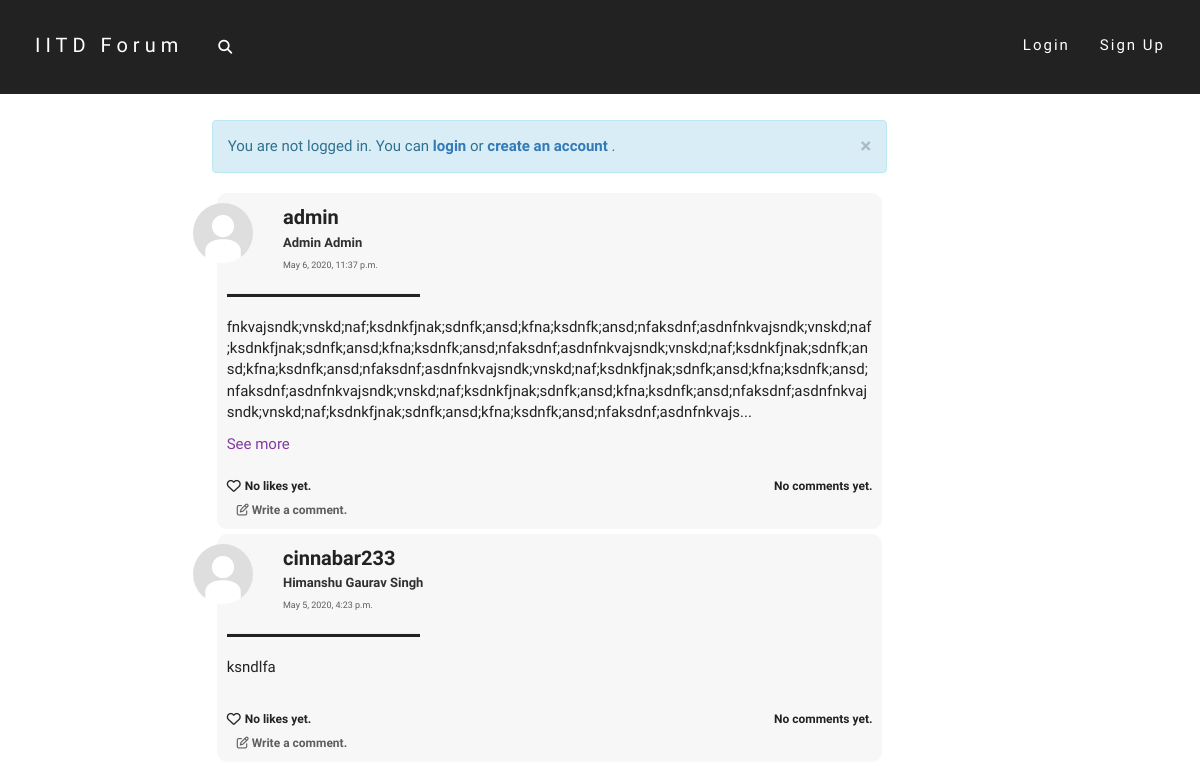
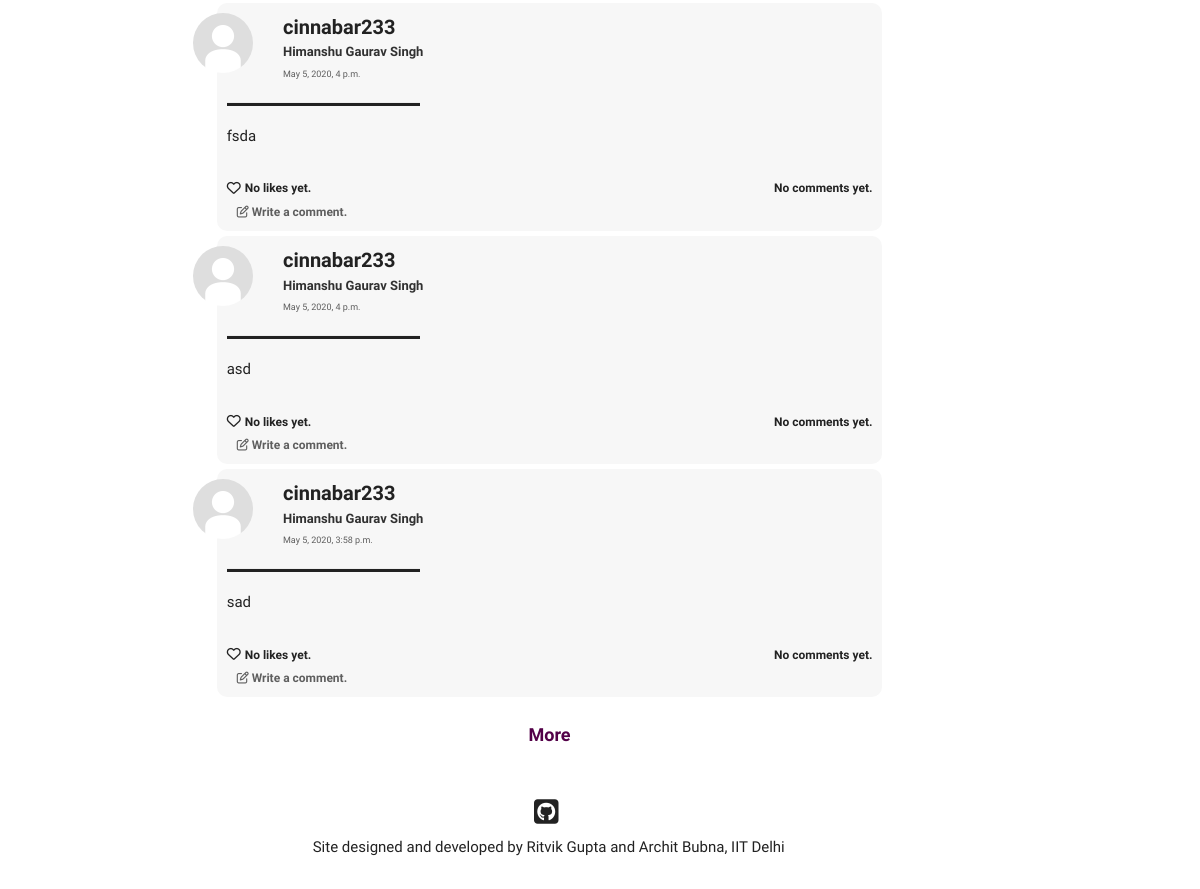
Page /home/ on the earlier database version (2 pictures, top to bottom).
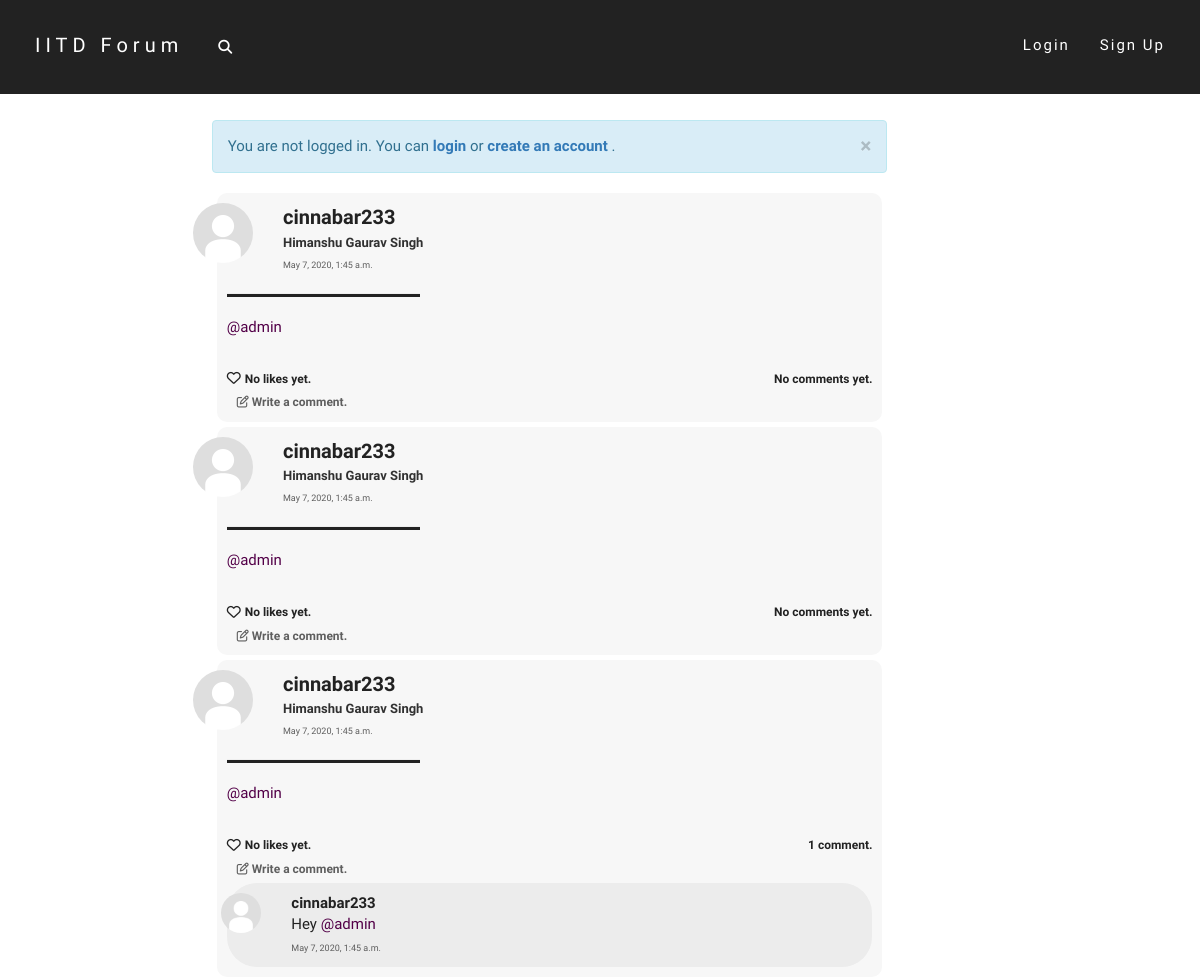
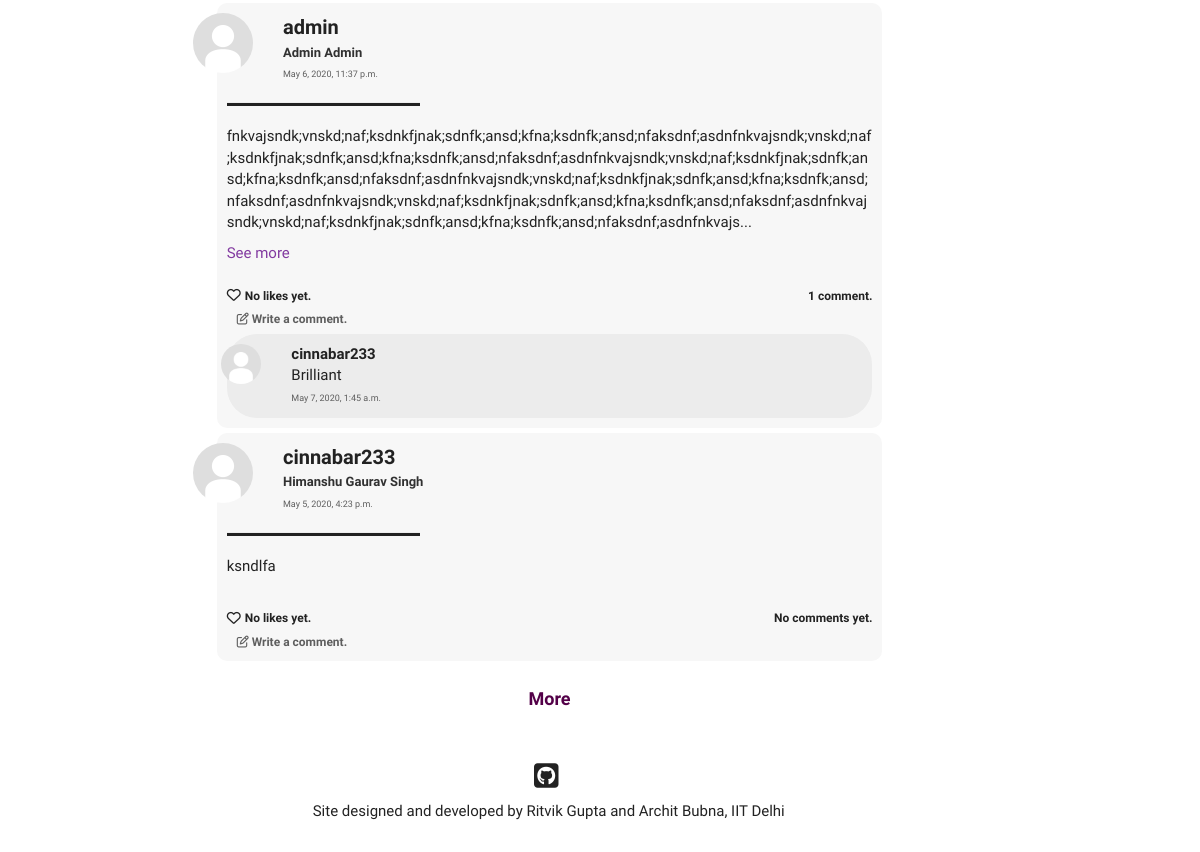
Same page on the later database version (2 pictures, top to bottom).
### post/models.py (models this page shows, shortened)
class Post(models.Model):
    text = models.TextField(max_length = 5000)
    author = models.ForeignKey(User, on_delete = models.CASCADE)
    pub_date = models.DateTimeField(default = timezone.now())

class Comment(models.Model):
    parent_post = models.ForeignKey(Post, on_delete = models.CASCADE)
    text = models.CharField(max_length = 500)
    author = models.ForeignKey(User, on_delete = models.CASCADE)
    pub_date = models.DateTimeField(default = timezone.now())

### users/models.py (models this page shows, shortened)
class Profile(models.Model):
    parent_user = models.OneToOneField(User, on_delete=models.CASCADE)
    date_of_birth = models.DateField()
    first_name = models.CharField(max_length=50)
    last_name = models.CharField(max_length=50)
    dept = models.CharField(max_length=100, default="None")
    hostel = models.CharField(max_length=100, default="None")
    image = models.ImageField(default='default.jpg',upload_to='profile-pics')
    bio = models.TextField(default='', max_length=200)
    def full_name(self):
        return self.first_name + ' ' + self.last_name

### post/views.py (the view)
# urls.py: 2. Add a URL to urlpatterns:  path('', views.home, name='home')
def home(request):
    posts = Post.objects.all().order_by('-pub_date')
    page = request.GET.get('page', 1)
    paginator = Paginator(posts, 5)
    try:
        posts_list = paginator.page(page)
    except PageNotAnInteger:
        posts_list = paginator.page(1)
    except EmptyPage:
        posts_list = paginator.page(paginator.num_pages)
    return render(request,'post/home.html',{'posts':posts_list, 'title':'Home'})

### post/templates/post/home.html (shortened to what this page needs)
{% extends "post/base.html" %}
{% load post_filters %}
{% block content %}
    <div class="infinite-container">
    {% for post in posts %}
    <div class="infinite-item">
        <div class="home-post-div" id="post-{{ post.id }}-div">
            <div class="row">
                <div class="col-md-1">
                    <img class="img-circle profile-pic" width=60 height=60 src="{{ post.author.profile.image.url }}" alt="default.jpg">
                </div>
                <div class="col-md-10">
                    <a href="{% url 'users:profile_view' post.author.username %}" class="post-head">
                        <font class="username-font">
                            <b>{{post.author.username}}</b>
                        </font>
                        <br>
                        <font class="name-font">
                            {{post.author.profile.full_name}}
                        </font>
                    </a>
                    <br>
                    <a href="{% url 'post:post_view' post.id %}" class="date-font">
                        {{post.pub_date}}
                    </a>
                </div>
                <div class="col-md-1 delete-div">
                </div>
            </div>
            <hr class="hr1" align="left">
            <div class="post-content-font">
                {% if 600 > post.text|linebreaks|length %}
                    <div class="content-div"> {{post.text|urlize|linebreaks|tagize|safe}} </div>
                {% else %}
                    <div class="post-text-sliced content-div" id="post-text-sliced{{post.id}}" data-catid="{{post.id}}"> {{post.text|urlize|linebreaks|tagize|safe|slice:":450"}}... </div>
                    <div class="see-more" id="see-more{{post.id}}" data-catid="{{post.id}}"> See more </div>
                {% endif %}
            </div>
            <br>
            <div class="like-wrapper">
                {% if request.user in post.postlike.likers.all %}
                    <div class="like-button-wrapper">
                        <i class="fa fa-heart liked like-button" aria-hidden="true" id="like{{ post.id }}" data-catid="{{ post.id }}"></i>
                    </div>
                    <a href="#" data-toggle="modal" data-target="#like-modal-{{post.id}}" target="_blank">
                        <div class="likes-count like-count-font" id="likes-count{{ post.id }}" data-catid="{{post.postlike.likers.count}}">
                            {% if post.postlike.likers.count == 1 %}
                                You liked this post.
                            {% elif post.postlike.likers.count == 2 %}
                                You and one other liked this post.
                            {% else %}
                                You and {{ post.postlike.likers.count|add:"-1" }} others liked this post.
                            {% endif %}
                        </div>
                    </a>
                {% else %}
                    <div class="like-button-wrapper">
                        {% if request.user.is_authenticated %}
                            <i class="fa fa-heart-o likes like-button" aria-hidden="true" id="like{{ post.id }}" data-catid="{{ post.id }}"></i>
                        {% else %}
                            <a href="{% url 'login' %}"><i class="fa fa-heart-o likes like-button" aria-hidden="true" id="like{{ post.id }}" data-catid="{{ post.id }}"></i></a>
                        {% endif %}
                    </div>
                    <a href="#" data-toggle="modal" data-target="#like-modal-{{post.id}}" target="_blank">
                        <div class="likes-count like-count-font" id="likes-count{{ post.id }}" data-catid="{{post.postlike.likers.count}}">
                            {% if post.postlike.likers.count == 0 %}
                                No likes yet.
                            {% elif post.postlike.likers.count == 1 %}
                                One person liked this post.
                            {% else %}
                                {{ post.postlike.likers.count }} people liked this post.
                            {% endif %}
                        </div>
                    </a>
                {% endif %}
                <div class="comments-count like-count-font">
                    {% if post.comment_set.all|length == 0 %}
                        No comments yet.
                    {% elif post.comment_set.all|length == 1 %}
                        1 comment.
                    {% else %}
                        {{post.comment_set.all|length}} comments.
                    {% endif %}
                </div>
            </div>
            {% if post.comment_set.all|length > 2 %}
                <div class="like-wrapper">
                    <div class="likes-count" style="margin-left: 10px;">
                        <a href="{% url 'post:post_view' post.id %}" class="more-comments-font">View all {{post.comment_set.all|length}} comments.</a>
                    </div>
                </div>
            {% else %}
                <div class="like-wrapper">
                    <div class="likes-count" style="margin-left: 10px;">
                        <a href="{% url 'post:post_view' post.id %}" class="more-comments-font"> <i class="fa fa-pencil-square-o" aria-hidden="true"> </i> Write a comment.</a>
                    </div>
                </div>
            {% endif %}
            {% for comment in post.comment_set.all|dictsortreversed:"pub_date"|slice:":2" %}
            <div id="comment-{{comment.id}}-div">
                <div class="comment-div">
                    <div class="row">
                        <div class="col-md-1">
                            <img class="img-circle profile-pic" width=40 height=40 src="{{ comment.author.profile.image.url }}" alt="default.jpg">
                        </div>
                        <div class="col-md-10 content-div">
                            <a href="{% url 'users:profile_view' comment.author.username %}" class="post-head">
                                <font class="comment-username-font">
                                        <b>{{comment.author.username}}</b>
                                    </a>
                                    {{comment.text|urlize|linebreaks|tagize|safe}}
                            <font class="date-font">
                                {{comment.pub_date}}
                            </font>
                        </div>
                        <div class="col-md-1 comment-delete-div">
                        </div>
                    </div>
                </div>
            </div>
            {% endfor %}
        </div>
    </div>
    {% endfor %}
    </div>
    {% if posts.has_next %}
        <br>
        <center>
            <a class="infinite-more-link more-link" href="?page={{ posts.next_page_number }}">More</a>
        </center>
    {% endif %}
{% endblock content %}

Differences in the rows shown:
no longer on this page (row unchanged): Post: author.profile.image (placeholder picture), author.username "cinnabar233", author.profile.full_name "Himanshu Gaurav Singh", pub_date "May 5, 2020, 4 p.m.", text|tagize "fsda", shows "No likes yet.", shows "No comments yet.", shows "Write a comment."
no longer on this page (row unchanged): Post: author.profile.image (placeholder picture), author.username "cinnabar233", author.profile.full_name "Himanshu Gaurav Singh", pub_date "May 5, 2020, 4 p.m.", text|tagize "asd", shows "No likes yet.", shows "No comments yet.", shows "Write a comment."
no longer on this page (row unchanged): Post: author.profile.image (placeholder picture), author.username "cinnabar233", author.profile.full_name "Himanshu Gaurav Singh", pub_date "May 5, 2020, 3:58 p.m.", text|tagize "sad", shows "No likes yet.", shows "No comments yet.", shows "Write a comment."
added Post: author.profile.image (placeholder picture), author.username "cinnabar233", author.profile.full_name "Himanshu Gaurav Singh", pub_date "May 7, 2020, 1:45 a.m.", text|tagize "@admin", shows "No likes yet.", shows "No comments yet.", shows "Write a comment."
added Post: author.profile.image (placeholder picture), author.username "cinnabar233", author.profile.full_name "Himanshu Gaurav Singh", pub_date "May 7, 2020, 1:45 a.m.", text|tagize "@admin", shows "No likes yet.", shows "No comments yet.", shows "Write a comment."
added Post: author.profile.image (placeholder picture), author.username "cinnabar233", author.profile.full_name "Himanshu Gaurav Singh", pub_date "May 7, 2020, 1:45 a.m.", text|tagize "@admin", shows "No likes yet.", shows "1 comment.", shows "Write a comment."
added Comment: author.profile.image (placeholder picture), author.username "cinnabar233", text|tagize "Hey @admin", pub_date "May 7, 2020, 1:45 a.m."
computed for Post "May 6, 2020, 11:37 p.m.": text "No comments yet." → "1 comment."
added Comment: author.profile.image (placeholder picture), author.username "cinnabar233", text|tagize "Brilliant", pub_date "May 7, 2020, 1:45 a.m.", shown under Post "May 6, 2020, 11:37 p.m."
